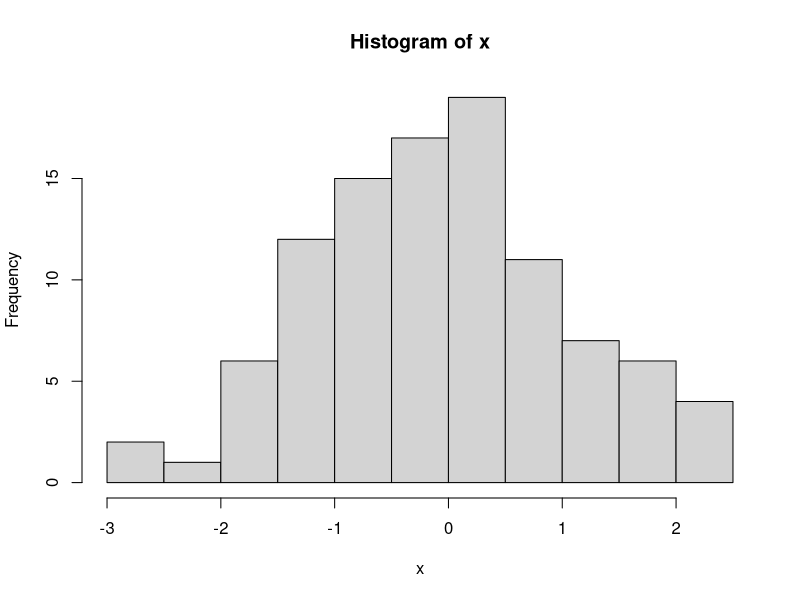

Write the R code that produced this figure. (Note: this script raises an error after producing the figure.)
# Media truncada
# Input: vector x {x_1, ..., x_n}
# Output: media truncada de x al 20%
x <- (1:11)^2

media_truncada <- function(x, p = 0.2) {
    # Calcular el número de elementos de x; llamarle n
    n <- length(x)

    # Calcular el entero más próximo al 20 % de n; llamarle k.
    k <- round(p * n)

    # Ordenamos el vector
    x <- sort(x)

    # Eliminar los k primeros y los k últimos elementos de x; llamarle y al vector formado por los elementos no eliminados.
    y <- x[(k + 1):(n - k)]

    # Devolver media de y
    return(mean(y))
}

#############################################################################################################################

cat("Media truncada de (", x, "):\n", media_truncada(x), "\n")

# Matrices
# Existen dos formas de crear matrices
# Se pueden crear juntando dos vectores
x <- 1:4
y <- 4:1 + 1

matriz <- cbind(x, y) # Column bind (columnas)
matriz2 <- rbind(x, y) # Row bind (filas)

# Seleccionar elementos
matriz2[2, 1] # Elemento de la fila 2 y columna 1

# O mediante la función matrix
x <- 5:10
A <- matrix(x, 2, 6)
A # por columnas

B <- matrix(x, 2, 6, byrow = TRUE)
B # por filas

dim(A)
dim(B) # dimensiones matrices

rownames(A) <- c("Escrito", "Oral")
colnames(A) <- c("Ana", "Pablo", "Martin", "Nerea", "Pilar", "Mateo")
A
A[2, 3] # Nota de Martin en el examen Oral

t(A) # traspuesta de A

# Data frame de A (tabla)
data.frame(A)
#         Ana Pablo Martin Nerea Pilar Mateo
# Escrito   5     7      9     5     7     9
# Oral      6     8     10     6     8    10

#############################################################################################################################

# Podemos cargar dataframes con el comando read.table
# header(cabecera), sep(separador), dec(punto decimal)
# datos <- read.table("./file.txt", header=F, sep=" ", dec=".")

# Podemos practicar con la famosa base de datos "iris"
# iris
iris$Sepal.Length # Devuelve la columna Sepal.Length

# fix(iris) # Editar data.frame

#############################################################################################################################

# Gráficas (Histogramas)

x <- rnorm(100)

hist(x)

h <- hist(
    x,
    plot = FALSE
)

h

h$density

h2 <- hist(x, breaks = c(-4, 3, -2, -1, 0, 1, 2, 3))
h2$density
sum(h2$density)

x <- rnorm(10000)
hist(x, freq = FALSE)

#############################################################################################################################

# Con plot podemos representar puntos

x <- seq(-2, 2, 0.1)
y1 <- x^3
y2 <- x^2

plot(x, y1)
plot(x, y1, type = "l") # Type: l = Línea

lines(x, y2, col = "red", lw = 5) # Añade líneas al plot, col = color, lw = line_width

points(x, x) # Añade una línea de puntos

x <- seq(-2, 2, length = 50)
y <- seq(-4, 4, length = 50)

plot(x, y)
legend("bottomleft", c("Leyenda de la gráfica"))

#############################################################################################################################

# Con curve podemos representar curvas

curve(expr = sin, from = 0, to = 6 * pi)

curve(cos, add = TRUE) # Añadir una segunda curva a la anterior

#############################################################################################################################

# Sucesión de Fibonacci

# Definiendo una función recursiva

f <- function(n) {
    if (n <= 2) {
        a <- 1
    } else {
        a <- f(n - 1) + f(n - 2)
    }
    return(a)
}

system.time(f(20))
# system.time(f(100)) Podemos ver que tarda demasiado

# Utilizando un bucle
tiempo.inicial <- proc.time()
Fibonacci <- rep(NA, 20)
Fibonacci[1] <- Fibonacci[2] <- 1
for (i in 3:20) {
    Fibonacci[i] <- Fibonacci[i - 2] + Fibonacci[i - 1]
}
print(Fibonacci[20])
tiempo.final <- proc.time()
print(tiempo.final - tiempo.inicial)

#############################################################################################################################
# Ejercicio: quicksort
#############################################################################################################################

# El algoritmo quicksort con pivote aleatorio es un método de ordenación simple, práctico y eficiente.
# Debemos escribir una función recursiva de nombre Quicksort que lo implemente, conforme a las siguientes instrucciones:

# Input: un vector x = {x1, . . . , xn}.
# Output: los elementos de x ordenados.

# 1. Si x tiene cero o un elementos, devolver x. En caso contrario continuar.

# 2. Elegir al azar un elemento de x como pivote; llamarle a.

# 3. Comparar cada uno de los restantes elementos de x con a y construir dos nuevos vectores:
#   a) x1 contiene todos los elementos de x, excepto a, que son menores o iguales que a.
#   b) x2 contiene todos los elementos de x que son mayores que a.

# 4. Utilizar Quicksort para ordenar x1 y x2.

# 5. Devolver la lista x1, a, x2

quicksort <- function(x) {
    n <- length(x)

    # Si x tiene cero o un elementos, devolver x. En caso contrario continuar.
    if (n <= 1) {
        return(x)
    }

    m <- sample(1:n, 1)

    a <- x[m] # Elegir al azar un elemento de x como pivote; llamarle a.

    # Comparar cada uno de los restantes elementos de x con a y construir dos nuevos vectores:
    x <- x[-m]
    x1 <- x[x <= a]
    x2 <- x[x > a]

    # Utilizar Quicksort para ordenar x1 y x2.
    x1 <- quicksort(x1)
    x2 <- quicksort(x2)

    # Devolver la lista x1, a, x2
    y <- c(x1, a, x2)
    return(y)
}

# Creo un vector de 10 elementos aleatorios entre -1000 y 10000
x <- sample(-1000:1000, 10)

cat("Vector sin ordenar:", x, "\n")
cat("Vector ordenado:", quicksort(x), "\n")

#############################################################################################################################
# Ejercicio: media_recortada
#############################################################################################################################
# Escribe una función que implemente el cálculo de la media recortada al 20 %:
# La media recortada es una variante de la media truncada. Se diferencia de esta en que en lugar
# de simplemente eliminar los primeros elementos del vector (ordenado), se reemplazan por el menor de
# los datos restantes; y de forma análoga los últimos elementos del vector se reemplazan por el mayor
# de los restantes.

x <- (1:11)^2

media_recortada <- function(x, p = 0.2) {
    # Calcular el número de elementos de x; llamarle n
    n <- length(x)

    # Calcular el entero más próximo al 20 % de n; llamarle k.
    k <- round(p * n)

    # Ordenamos el vector
    x <- sort(x)

    x[1:k] <- x[k + 1] # Substituimos los elementos de 1 al valor k(20% del vector)
    x[(n - k + 1):n] <- x[n - k] # Substituimos los elementos de n-k+1(20% final del vector)
    y <- x

    # Devolver media de y
    return(mean(y))
}

media_recortada(x)
